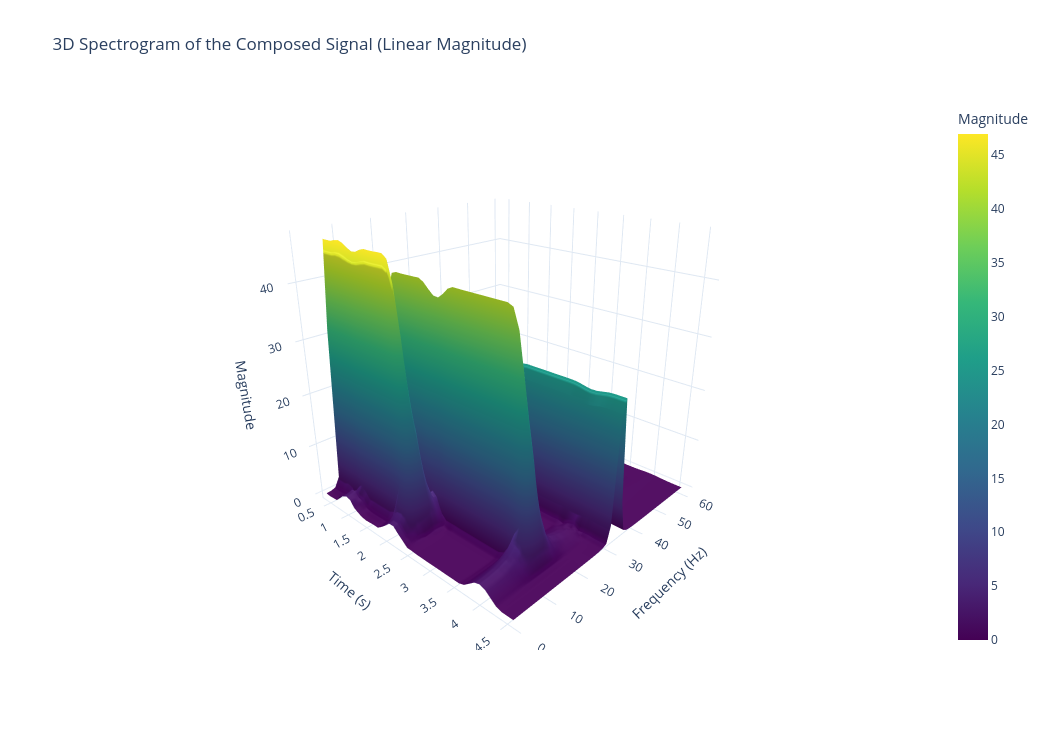

Here is the notebook cell this chart was saved with:
### Code cell
# 3D spectrogram for time-frequency visualization.
window_size = 192
hop = 24
window = np.hanning(window_size)

frames = 1 + (len(signal) - window_size) // hop
spectra = []
t_centers = []

for i in range(frames):
    start = i * hop
    segment = signal[start:start + window_size] * window
    spectra.append(np.abs(np.fft.rfft(segment)))
    t_centers.append((start + window_size / 2) / fs)

S = np.array(spectra).T
freq_bins = np.fft.rfftfreq(window_size, d=1 / fs)

max_freq = 60
band = freq_bins <= max_freq
F = freq_bins[band]
M = S[band, :]

fig = go.Figure(
    data=[
        go.Surface(
            x=np.array(t_centers),
            y=F,
            z=M,
            colorscale="Viridis",
            colorbar=dict(title="Magnitude"),
        )
    ]
)

fig.update_layout(
    title="3D Spectrogram of the Composed Signal (Linear Magnitude)",
    scene=dict(
        xaxis_title="Time (s)",
        yaxis_title="Frequency (Hz)",
        zaxis_title="Magnitude",
        camera=dict(eye=dict(x=1.45, y=-1.55, z=0.9)),
    ),
    template="plotly_white",
    width=1050,
    height=730,
)

fig.show()

### Figure 1 — Plotly figure (JSON) as saved in the notebook; plotly's stock layout.template omitted (floating-point values rounded to 4 significant figures; data arrays with more than 128 entries replaced by an {"elided": "..."} marker saying what was removed)
{"data": [{"colorbar": {"title": {"text": "Magnitude"}}, "colorscale": [[0, "#440154"], [0.1111, "#482878"], [0.2222, "#3e4989"], [0.3333, "#31688e"], [0.4444, "#26828e"], [0.5556, "#1f9e89"], [0.6667, "#35b779"], [0.7778, "#6ece58"], [0.8889, "#b5de2b"], [1, "#fde725"]], "type": "surface", "x": [0.4, 0.5, 0.6, 0.7, 0.8, 0.9, 1, 1.1, 1.2, 1.3, 1.4, 1.5, 1.6, 1.7, 1.8, 1.9, 2, 2.1, 2.2, 2.3, 2.4, 2.5, 2.6, 2.7, 2.8, 2.9, 3, 3.1, 3.2, 3.3, 3.4, 3.5, 3.6, 3.7, 3.8, 3.9, 4, 4.1, 4.2, 4.3, 4.4, 4.5, 4.6], "y": [0, 1.25, 2.5, 3.75, 5, 6.25, 7.5, 8.75, 10, 11.25, 12.5, 13.75, 15, 16.25, 17.5, 18.75, 20, 21.25, 22.5, 23.75, 25, 26.25, 27.5, 28.75, 30, 31.25, 32.5, 33.75, 35, 36.25, 37.5, 38.75, 40, 41.25, 42.5, 43.75, 45, 46.25, 47.5, 48.75, 50, 51.25, 52.5, 53.75, 55, 56.25, 57.5, 58.75, 60], "z": {"elided": "49x43 float values"}}], "layout": {"height": 730, "scene": {"camera": {"eye": {"x": 1.45, "y": -1.55, "z": 0.9}}, "xaxis": {"title": {"text": "Time (s)"}}, "yaxis": {"title": {"text": "Frequency (Hz)"}}, "zaxis": {"title": {"text": "Magnitude"}}}, "title": {"text": "3D Spectrogram of the Composed Signal (Linear Magnitude)"}, "width": 1050}}
